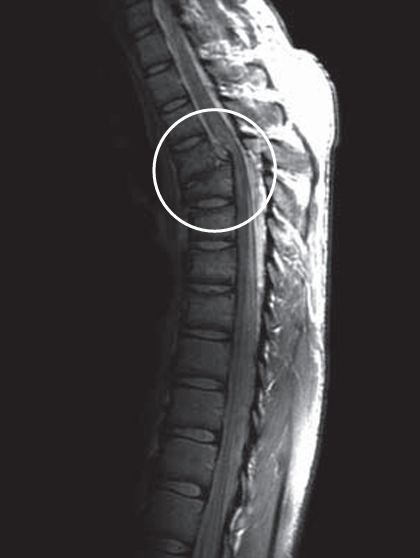
#> input picture IVP/images/MRI_spine.png, 420 x 558 px
$ python C.py
#> lines starting #> are read from the running program, lines starting #| are printed output that depends on the picture
# C. Power-Law Transformation
# 1. Implement the power-law transformation function with different values of gamma.
# 2. Apply the power-law transformation to enhance images with different contrast characteristics.
# 3. Analyze the effect of gamma values on the image appearance, especially for values less than and greater than 1.
# 4. Experiment with different image types (e.g., medical, satellite, natural) to observe the impact of transformations.

import cv2
import numpy as np
import matplotlib.pyplot as plt

# power law transformation
def power_law_transform(image, gamma,c=1):

    normalized_image = image / 255.0
    transformed_image = c*np.power(normalized_image, gamma)
    transformed_image = np.uint8(transformed_image * 255)
    return transformed_image

# different gamma values
def apply_power_law_transformation(image, gamma_values, title):

    plt.figure(figsize=(10, 10))
    plt.suptitle(title, fontsize=16)

    plt.subplot(2, 3, 1)
    plt.imshow(image, cmap='gray')
    plt.title('Original Image')
    plt.axis('off')


    for i, gamma in enumerate(gamma_values):
        transformed_image = power_law_transform(image, gamma)

        plt.subplot(2, 3, i + 2)
        plt.imshow(transformed_image, cmap='gray')
        plt.title(f'Gamma = {gamma}')
        plt.axis('off')

    plt.show()

# different types of images
def experiment_with_images(image_paths, gamma_values):
    for i,image_path in enumerate(image_paths):

        image = cv2.imread(image_path, cv2.IMREAD_GRAYSCALE)
#> image: shape (558, 420); min 21, max 255, mean 61.7

        title = f"Power-law transformation for {(image_path.split('/')[-1]).split('.')[0]}"
        if i % 2 == 0:
            apply_power_law_transformation(image, gamma_values[0:5], title)
#> the loop in apply_power_law_transformation, `for i, gamma in enumerate(gamma_values):` made 5 passes
#> pass 1, in power_law_transform, `transformed_image = c*np.power(normalized_image, gamma)`:
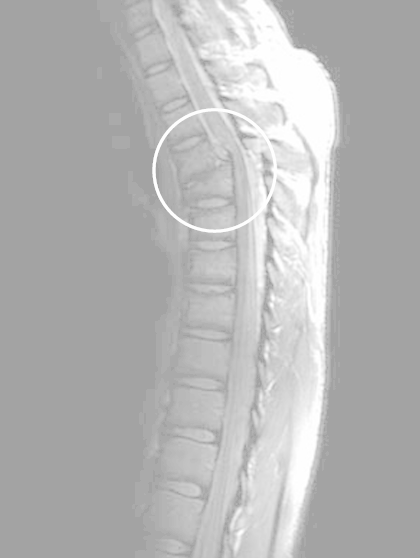
#> transformed_image: shape (558, 420) float64; min 0.607, max 1, mean 0.716
#> pass 2, in power_law_transform (call 2), `transformed_image = c*np.power(normalized_image, gamma)`:
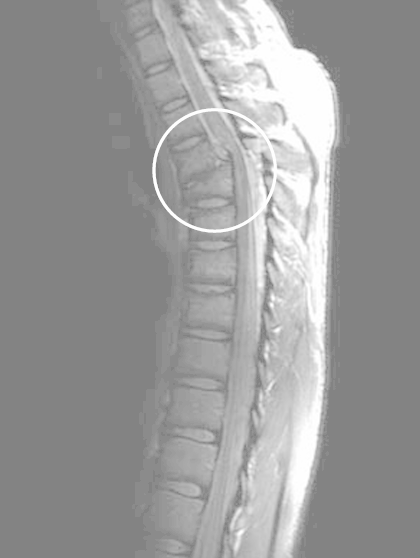
#> transformed_image: shape (558, 420) float64; min 0.473, max 1, mean 0.611
#> in apply_power_law_transformation, `plt.show()`:
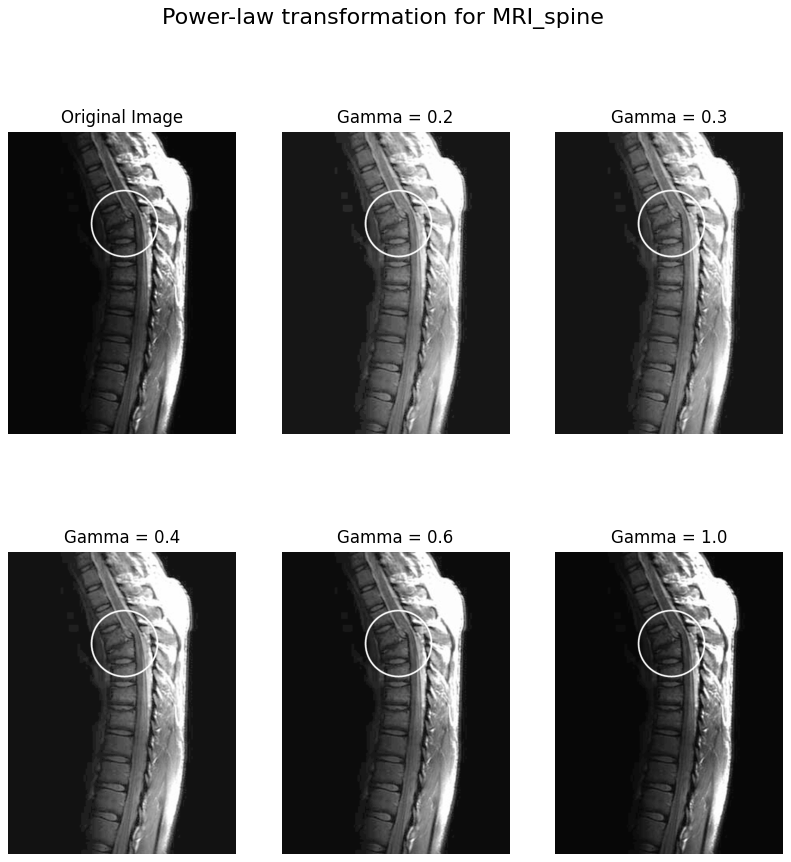
#> figure drawn by matplotlib, 6 panels
        else:
            apply_power_law_transformation(image, gamma_values[5:], title)
#> pass 2 of the loop in experiment_with_images, `for i,image_path in enumerate(image_paths):`:
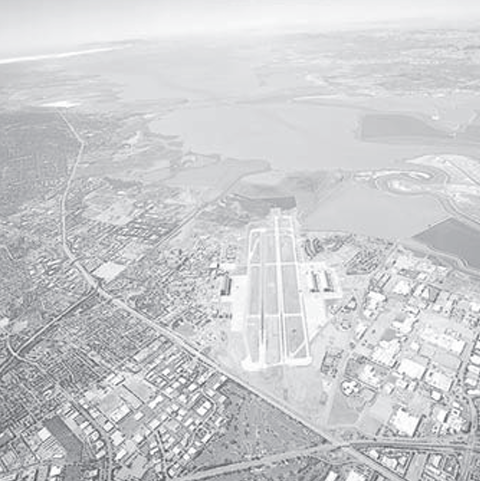
#> input picture IVP/images/low_contrast_landscape.png, 480 x 481 px
#> image: shape (481, 480)
#> the loop in apply_power_law_transformation (call 2), `for i, gamma in enumerate(gamma_values):` made 5 passes
#> pass 1, in power_law_transform (call 6), `transformed_image = c*np.power(normalized_image, gamma)`:
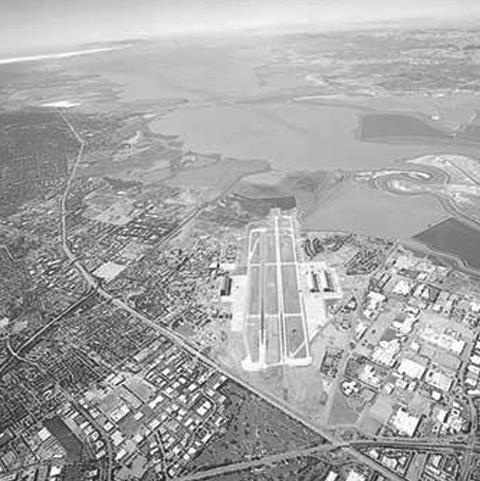
#> transformed_image: shape (481, 480) float64; min 0.067, max 1, mean 0.655
#> in apply_power_law_transformation (call 2), `plt.show()`:
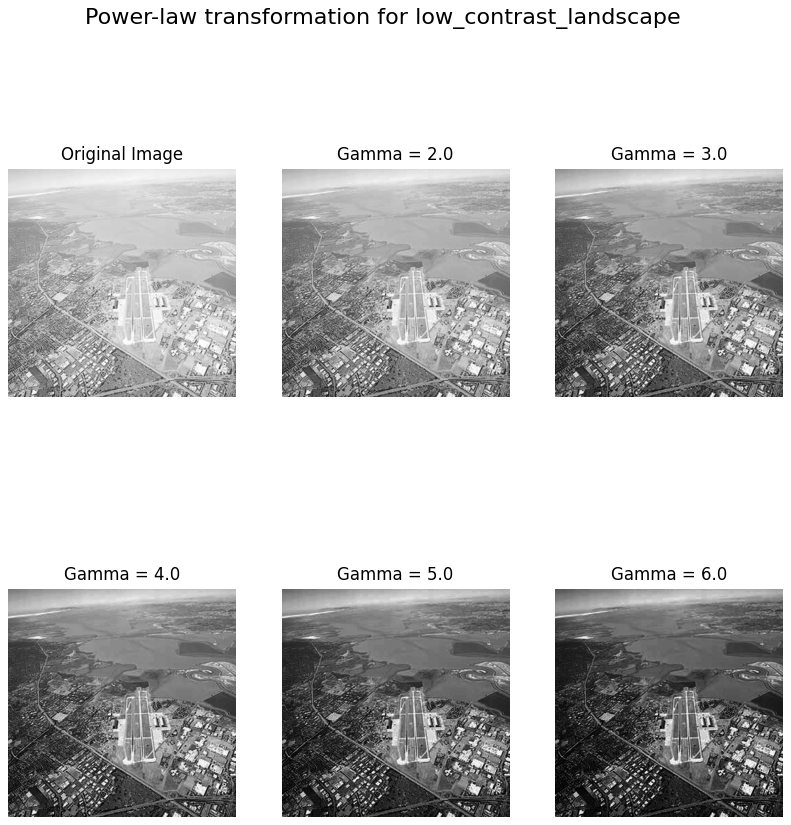
#> figure drawn by matplotlib, 6 panels
#> pass 3 of the loop in experiment_with_images, `for i,image_path in enumerate(image_paths):`:
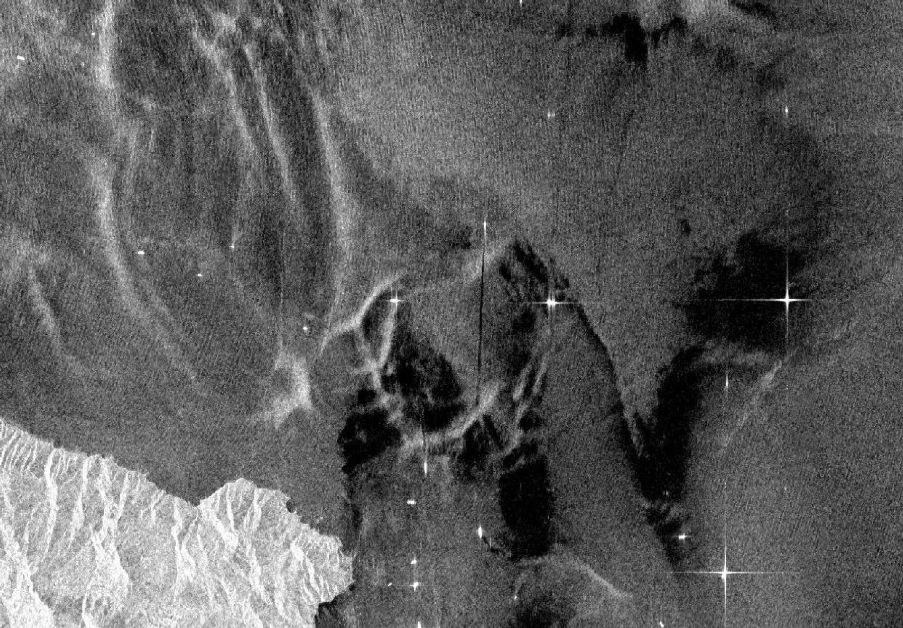
#> input picture IVP/images/satellite_image.png, 903 x 628 px
#> image: shape (628, 903)
#> the loop in apply_power_law_transformation (call 3), `for i, gamma in enumerate(gamma_values):` made 5 passes
#> pass 1, in power_law_transform (call 11), `transformed_image = c*np.power(normalized_image, gamma)`:
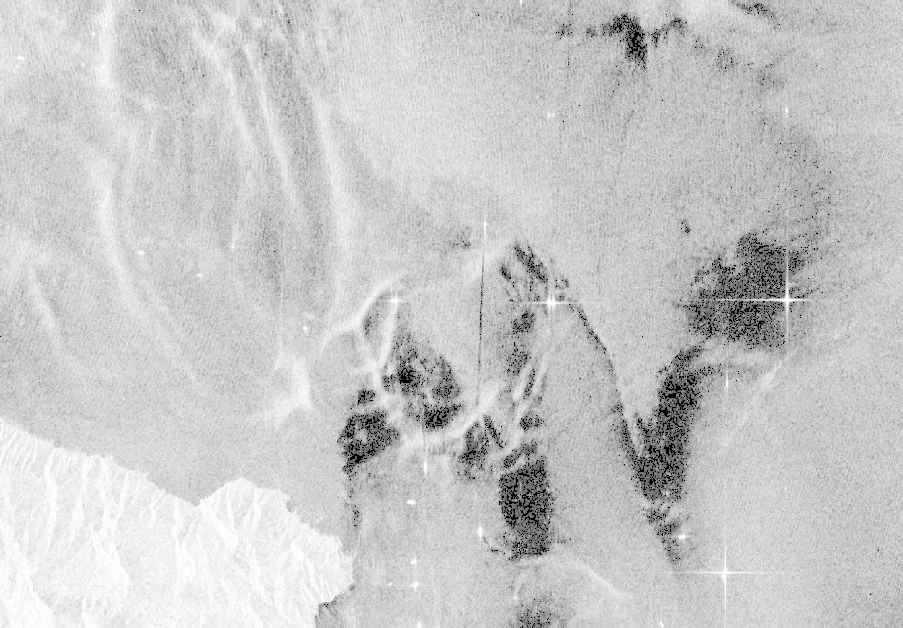
#> transformed_image: shape (628, 903) float64; min 0, max 1, mean 0.786
#> in apply_power_law_transformation (call 3), `plt.show()`:
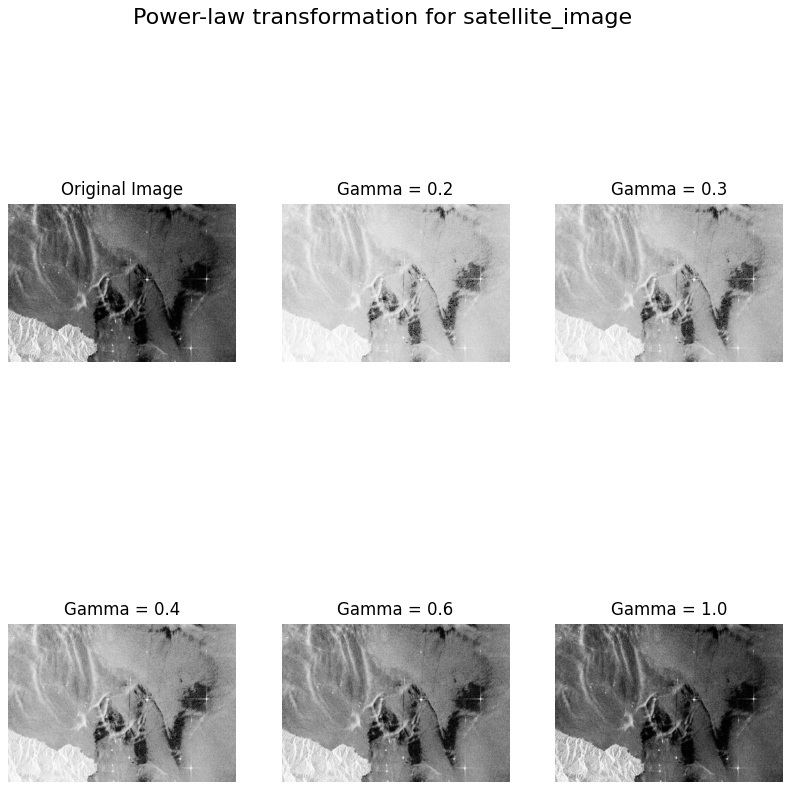
#> figure drawn by matplotlib, 6 panels
#> the loop made 6 passes; the first 3 are shown


image_paths = [
    '../images/MRI_spine.png',
    '../images/low_contrast_landscape.png',
    '../images/satellite_image.png',
    '../images/satellite_image.png',
    '../images/CT_brain.png',
    '../images/CT_brain.png'
]

gamma_values = [0.2, 0.3, 0.4, 0.6,1.0, 2.0, 3.0, 4.0, 5.0, 6.0]

experiment_with_images(image_paths, gamma_values)
